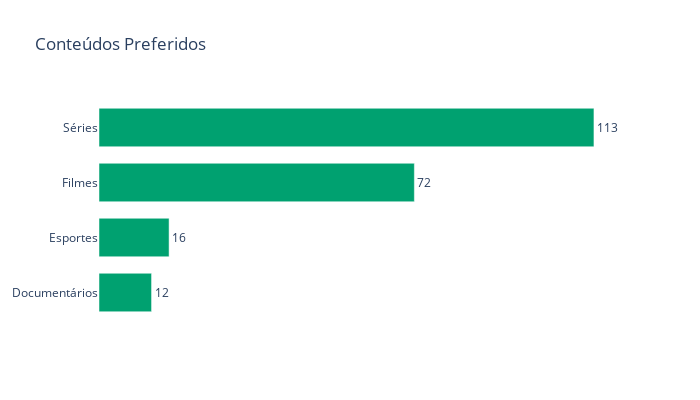

Notebook source saved alongside this figure:
### Markdown cell above
Podemos observar que de longe um maior catálogo de conteúdo é a principal reclamação dos usuários. Quais são os tipos de conteúdo preferidos deles?

### Code cell
df_conteudo_pref = df.conteudo_preferido.value_counts().sort_values(ascending=True)
fig = go.Figure(go.Bar(y=df_conteudo_pref.index, x=df_conteudo_pref.values, orientation="h", name="",
                       text=df_conteudo_pref.values, textposition="outside",
                       marker_color="#00A170"))
fig.update_layout(template="plotly_white",
                title="Conteúdos Preferidos", 
                yaxis={"showgrid": False,},
                xaxis={"showgrid": False,
                       "visible": False},
                width=700,
                height=400,
                )
fig.update_traces(width=0.7)
fig.show()

### Figure 1 — Plotly figure (JSON) as saved in the notebook; plotly's stock layout.template omitted (floating-point values rounded to 4 significant figures)
{"data": [{"marker": {"color": "#00A170"}, "name": "", "orientation": "h", "text": [12, 16, 72, 113], "textposition": "outside", "type": "bar", "width": 0.7, "x": [12, 16, 72, 113], "y": ["Documentários", "Esportes", "Filmes", "Séries"]}], "layout": {"height": 400, "title": {"text": "Conteúdos Preferidos"}, "width": 700, "xaxis": {"showgrid": false, "visible": false}, "yaxis": {"showgrid": false}}}
